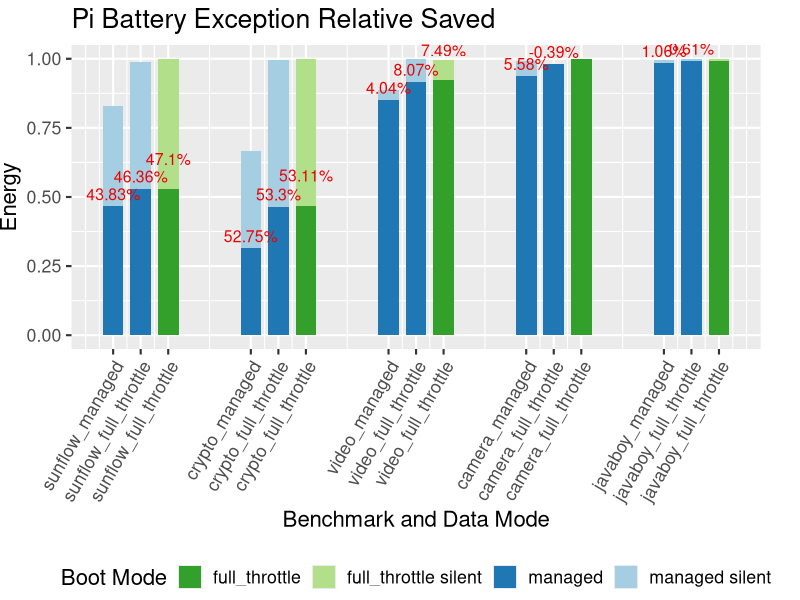

Write R code to recreate this figure.
library(reshape2)
library(ggplot2)
library(RColorBrewer)

dta <- read.table("pi_dat/baware_consumed.dat", sep="\t", head=T)

colors <- brewer.pal(4, "Paired")
mapped_colors <- c("managed"=colors[2],"managed silent"=colors[1],"full_throttle"=colors[4], "full_throttle silent"=colors[3])

xvals <- c()
xlbls <- c()

for (i in 1:nrow(dta)) {
  xvals <- c(xvals,dta$xcord[i])
  lbl <- paste(dta$bench[i], dta$data[i], sep="_")
  xlbls <- c(xlbls,lbl)
}

pdf("pi_battery_exception_saved.pdf")

p <- ggplot(data=dta, aes(xcord)) +
     geom_bar(aes(y=java_managed,fill="managed silent"),
              stat="identity", 
              width=0.15) +
     geom_bar(aes(y=ent_managed,fill="managed"), 
              stat="identity", 
              width=0.15) +
     geom_bar(aes(y=java_full,fill="full_throttle silent"),
              stat="identity", 
              width=0.15) +
     geom_bar(aes(y=ent_full,fill="full_throttle"), 
              stat="identity", 
              width=0.15) +

     geom_text(aes(y=ent_managed,label=percent_saved),vjust=-0.5,colour="red2",size=4) +

     geom_text(aes(y=ent_full,label=percent_saved),vjust=-2,colour="red2",size=4) +

     scale_fill_manual(name="Boot Mode",values=mapped_colors) +
     xlim(-0.5,6) +
     xlab("Benchmark and Data Mode") +
     ylab("Energy") +
     theme_gray(base_size=16) +
     theme(axis.text.x=element_text(angle=60, hjust = 1), 
           legend.position="bottom",
           plot.margin=unit(c(0.2,1.0,0.0,0.0),"cm")) +
     scale_x_continuous(breaks=xvals,labels=xlbls) +
     ggtitle("Pi Battery Exception Relative Saved")

print(p)

dev.off()
  
